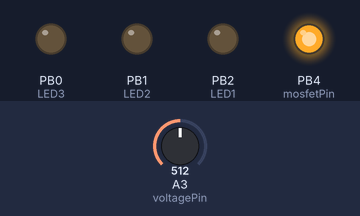
A program run on a simulated ATtiny85, built with avr-gcc and run on an emulated ATtiny85. On the bench: output pins drawn as LEDs (lit = HIGH). Inputs (shaded band) come from the test bench; at power-on: A3 (voltagePin) = 512.

Above: at 1.8 s.
1.9 s: A3 (voltagePin) set to 716
At 3.2 s:
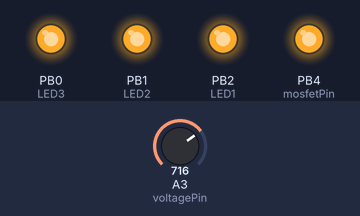
3.5 s: A3 (voltagePin) set to 639
5.2 s: A3 (voltagePin) set to 616
At 6.7 s:
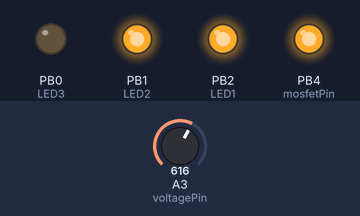
7.5 s: A3 (voltagePin) set to 598
9.2 s: A3 (voltagePin) set to 575
At 11.2 s:
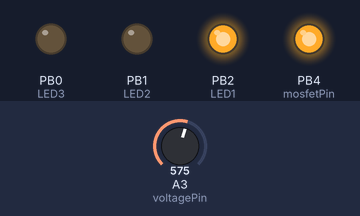
11.5 s: A3 (voltagePin) set to 900
At 12.8 s:
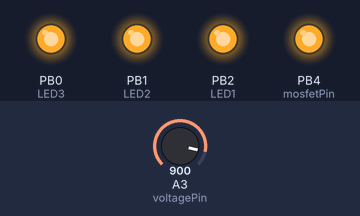
Timing chart, 0 to 14.5 s (numbered marks = the images above; inputs shaded):
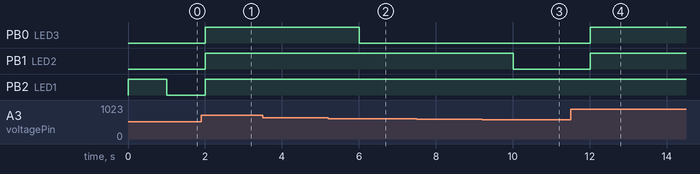

Measured:
- the behaviour switches between 633 and 632 on A3 (voltagePin) (found by bisection; images 1 and 2)
- the behaviour switches between 589 and 588 on A3 (voltagePin) (found by bisection; images 2 and 3)
- after the input at 1.9 s, PB0 (LED3), PB1 (LED2): LOW → HIGH after 0.10 s; PB2 (LED1): goes on until 2.0 s, then stays HIGH
- after the input at 3.5 s, every drawn part: stays the same
- after the input at 5.2 s, PB0 (LED3): HIGH → LOW after 0.81 s
- after the input at 7.5 s, every drawn part: stays the same
- after the input at 9.2 s, PB1 (LED2): HIGH → LOW after 0.82 s
- after the input at 11.5 s, PB0 (LED3), PB1 (LED2): LOW → HIGH after 0.52 s

The program:

main.cpp
```cpp
#include <Arduino.h>

#define LED1 2
#define LED2 1
#define LED3 0
#define mosfetPin 4
#define voltagePin A3


const float cutVoltage = 14.33;
const float maxVoltage = 19.33;
boolean permaOff = false;
unsigned long millisTimer = 0;

float getVoltage(){
  const unsigned int R1 = 12050; //(ohm)
  const unsigned int R2 = 471; //(ohm)
  float sourceVoltage = 0.0;
  const float Vref = 1.1;
  float ADC_Voltage = 0.0;
  ADC_Voltage = analogRead(voltagePin)*(Vref/1023);
  sourceVoltage = ((R1+R2)*ADC_Voltage)/R2;
  return sourceVoltage;
}
void BMS(){
  float currentVoltage = getVoltage();
  static bool blinker = false;
  if(currentVoltage < cutVoltage){
    //0%
    permaOff = true;
    digitalWrite(LED1, LOW);
    digitalWrite(LED2, LOW);
    digitalWrite(LED3, LOW);
  }else if(currentVoltage > cutVoltage + ((maxVoltage-cutVoltage)/4)*3){
    //75%-100%
    digitalWrite(LED1, HIGH);
    digitalWrite(LED2, HIGH);
    digitalWrite(LED3, HIGH);
  }else if(currentVoltage > cutVoltage + ((maxVoltage-cutVoltage)/4)*2){
    //50%-75%
    digitalWrite(LED1, HIGH);
    digitalWrite(LED2, HIGH);
    digitalWrite(LED3, LOW);
  }else if(currentVoltage > cutVoltage + ((maxVoltage-cutVoltage)/4)){
    //25%-50%
    digitalWrite(LED1, HIGH);
    digitalWrite(LED2, LOW);
    digitalWrite(LED3, LOW);
  }else if(currentVoltage < cutVoltage + ((maxVoltage-cutVoltage)/4) && currentVoltage > cutVoltage){
    //~25%
    blinker = !blinker;
    digitalWrite(LED1, blinker);
    digitalWrite(LED2, LOW);
    digitalWrite(LED3, LOW);
  }
  if(!permaOff){
    digitalWrite(mosfetPin, HIGH);
  }else{
    digitalWrite(mosfetPin, LOW);
  }
}

void setup(){
    analogReference(INTERNAL); // voltage reference = 1.1 volt
    pinMode(voltagePin, INPUT);
    pinMode(mosfetPin, OUTPUT);
    pinMode(LED1, OUTPUT);
    pinMode(LED2, OUTPUT);
    pinMode(LED3, OUTPUT);
    millisTimer = millis();
    BMS();
    permaOff = false;
}
void loop(){
if(millis() - millisTimer > 1000){
    BMS();
    millisTimer = millis();
}
}
```
